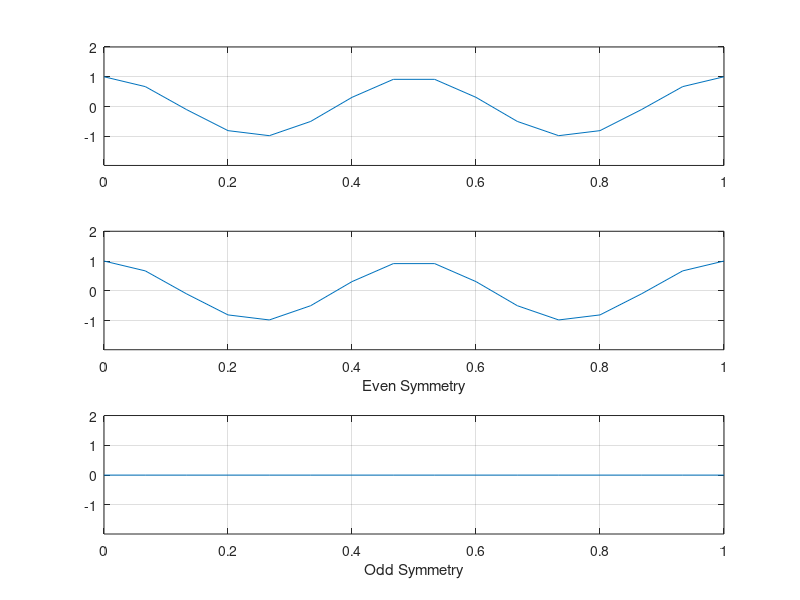

The MATLAB source for this figure:
t = 0 : 1 / 15 : 1;

sig = cos(2 * pi * 2 * t)
symmetry_even = zeros(1, 16);
symmetry_odd  = zeros(1, 16);
Ymin = min(sig) - 1;
Ymax = max(sig) + 1;

for i = 1 : 16
   even_symmetry(i) = (sig(i) + sig(17 - i)) / 2;
   odd_symmetry(i)  = (sig(i) - sig(17 - i)) / 2;
end

subplot(3, 1, 1);
plot(t, sig);
axis([0 1 Ymin Ymax]);
grid on;

subplot(3, 1, 2);
plot(t, even_symmetry);
xlabel('Even Symmetry') 
axis([0 1 Ymin Ymax]);
grid on;

subplot(3, 1, 3);
plot(t, odd_symmetry);
xlabel('Odd Symmetry') 
axis([0 1 Ymin Ymax]);
grid on; 
